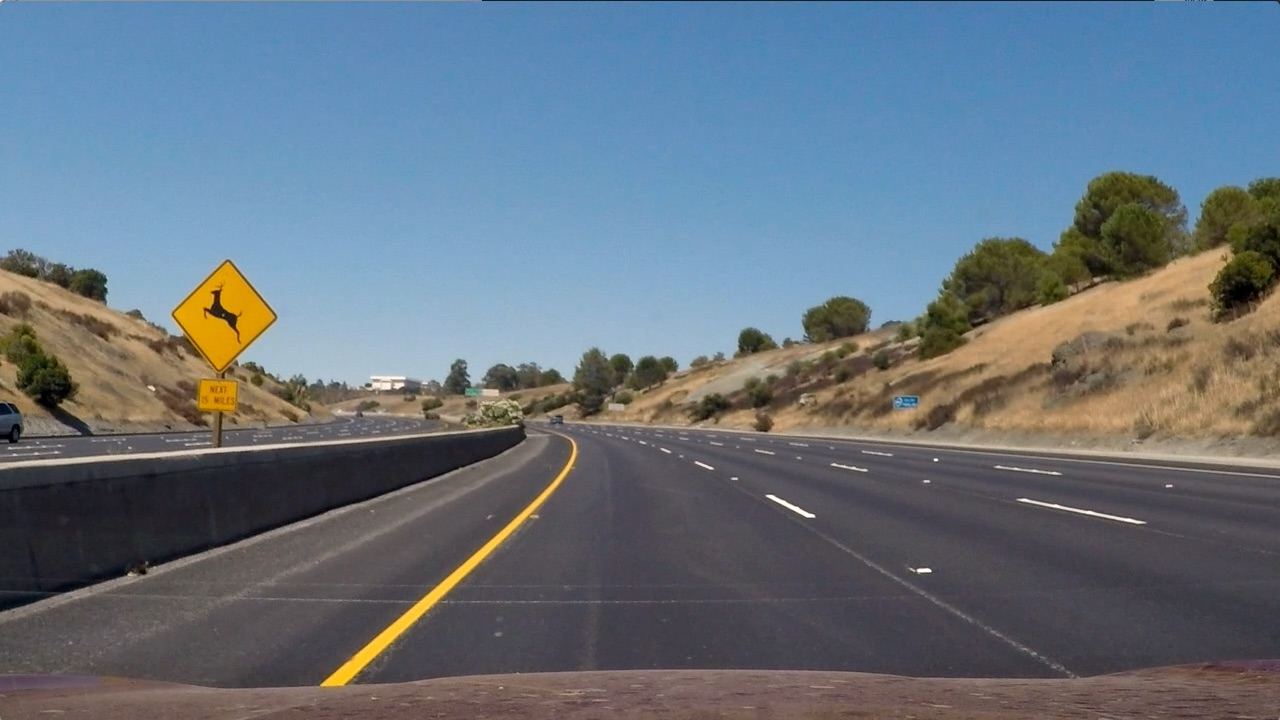
#> input picture project5/test_images/test2.jpg, 1280 x 720 px, given in place of test1.jpg, which was not available
$ jupyter execute --allow-errors Vehicle-Detection-and-Tracking.ipynb   (older library calls are emulated)   (text cells are left out)
#> lines starting #> are read from the running program, lines starting #| are printed output that depends on the picture; pictures that were not available may be replaced by others from this repository, and a replacement may not be noted
[cell 1]
import glob
import numpy as np

import cv2
import matplotlib.pyplot as plt

from skimage.feature import hog

#> (the rest of this cell did not finish here and is left out)

[cell 2]
# Load car and non-car image sets
cars = glob.glob('./dataset/vehicles/*/*.png')
notcar = glob.glob('./dataset/non-vehicles/*/*/*.png')

[cell 3]
# Test showing samples number of dataset
print("Cars:", len(cars))
print("Not cars:", len(notcar))

#> (a cell that did not finish here is left out)

[cell 5]
def get_hog_features(img, color_space='YUV'):
    # Call with two outputs if vis==True
    if color_space != 'RGB':
        if color_space == 'HSV':
            feature_image = cv2.cvtColor(img, cv2.COLOR_RGB2HSV)
        elif color_space == 'LUV':
            feature_image = cv2.cvtColor(img, cv2.COLOR_RGB2LUV)
        elif color_space == 'Lab':
            feature_image = cv2.cvtColor(img, cv2.COLOR_RGB2Lab)
        elif color_space == 'HLS':
            feature_image = cv2.cvtColor(img, cv2.COLOR_RGB2HLS)
        elif color_space == 'YUV':
            feature_image = cv2.cvtColor(img, cv2.COLOR_RGB2YUV)
        elif color_space == 'YCrCb':
            feature_image = cv2.cvtColor(img, cv2.COLOR_RGB2YCrCb)
    hog = cv2.HOGDescriptor((64,64), (16,16), (8,8), (8,8), 9)

    return np.ravel(hog.compute(feature_image))

[cell 6]
def extract_features(imgs, color_space='RGB', size = (64,64)):
    # Create a list to append feature vectors to
    features = []
    # Iterate through the list of images
    hog = cv2.HOGDescriptor((64,64), (16,16), (8,8), (8,8), 9)
    for img in imgs:
        img = cv2.imread(img)
        if size != (64,64):
            img = cv2.resize(img, size)
        if color_space != 'RGB':
            if color_space == 'HSV':
                feature_image = cv2.cvtColor(img, cv2.COLOR_RGB2HSV)
            elif color_space == 'LUV':
                feature_image = cv2.cvtColor(img, cv2.COLOR_RGB2LUV)
            elif color_space == 'Lab':
                feature_image = cv2.cvtColor(img, cv2.COLOR_RGB2Lab)
            elif color_space == 'HLS':
                feature_image = cv2.cvtColor(img, cv2.COLOR_RGB2HLS)
            elif color_space == 'YUV':
                feature_image = cv2.cvtColor(img, cv2.COLOR_RGB2YUV)
            elif color_space == 'YCrCb':
                feature_image = cv2.cvtColor(img, cv2.COLOR_RGB2YCrCb)
        else: feature_image = np.copy(img)

        hog_features = np.ravel(hog.compute(feature_image))
        features.append(hog_features)
    # Return list of feature vectors
    return features

[cell 7]
# Build the datasets
car_features = extract_features(cars, color_space='YUV')
notcar_features = extract_features(notcar, color_space='YUV')

[cell 8]
print("Car features:", len(car_features))
print("Not car features:", len(notcar_features))

[cell 9]
# Input array
X = np.vstack((car_features, notcar_features)).astype(np.float64)

# Standardize features
#> (the rest of this cell did not finish here and is left out)

[cell 10]
# Labels Array
y = np.hstack((np.ones(len(car_features)), np.zeros(len(notcar_features))))

# Split data to training set and test set
#> (the rest of this cell did not finish here and is left out)

#> (a cell that did not finish here is left out)

#> (a cell that did not finish here is left out)

#> (a cell that did not finish here is left out)

#> (a cell that did not finish here is left out)

[cell 15]
def slide_window(img, x_start_stop=[None, None], y_start_stop=[None, None],
                    xy_window=(64, 64), xy_overlap=(0.75, 0.75)):
    # If x and/or y start/stop positions not defined, set to image size
    if x_start_stop[0] == None:
        x_start_stop[0] = 0
    if x_start_stop[1] == None:
        x_start_stop[1] = img.shape[1]
    if y_start_stop[0] == None:
        y_start_stop[0] = 0
    if y_start_stop[1] == None:
        y_start_stop[1] = img.shape[0]

    # Compute the span of the region to be searched
    xspan = x_start_stop[1] - x_start_stop[0]
    yspan = y_start_stop[1] - y_start_stop[0]

    # Compute the number of pixels per step in x/y
    nx_pix_per_step = np.int(xy_window[0]*(1 - xy_overlap[0]))
    ny_pix_per_step = np.int(xy_window[1]*(1 - xy_overlap[1]))

    # Compute the number of windows in x/y
    nx_windows = np.int(xspan/nx_pix_per_step)
    ny_windows = np.int(yspan/ny_pix_per_step)

    # Initialize a list to append window positions to
    window_list = []

    # Loop through finding x and y window positions
    # Note: you could vectorize this step, but in practice
    # you'll be considering windows one by one with your
    # classifier, so looping makes sense
    for ys in range(ny_windows):
        for xs in range(nx_windows):
            # Calculate window position
            startx = xs*nx_pix_per_step + x_start_stop[0]
            endx = (xs+1)*nx_pix_per_step + x_start_stop[0]
            starty = ys*ny_pix_per_step + y_start_stop[0]
            endy = (ys+1)*ny_pix_per_step + y_start_stop[0]

            # Append window position to list
            window_list.append(((startx, starty), (endx, endy)))

    # Return the list of windows
    return window_list

[cell 16]
# [7 lines left out: function draw_boxes, not called in this run]

[cell 17]
# [46 lines left out: function image_process, not called in this run]

#> (a cell that did not finish here is left out)

[cell 19]
import imageio

# Run this download command if necessary
#imageio.plugins.ffmpeg.download()

# Import everything needed to edit/save/watch video clips
from moviepy.editor import VideoFileClip
from IPython.display import HTML

[cell 20]
HTML("""
<video width="960" height="540" controls>
  <source src="{0}">
</video>
""".format("output_videos/project_video_no_filter.mp4"))

[cell 21]
# [9 lines left out: function add_heat, not called in this run]

[cell 22]
# [5 lines left out: function apply_threshold, not called in this run]

[cell 23]
def image_process(image):
    # create an empty list to save all detected window
    detected_window = []
    window_size = 280

    count = 0
    while (window_size<image.shape[0]):
        # Restricted area of sliding window is from 400px to 680px in width
        windows = slide_window(image, x_start_stop=[None, None], y_start_stop=[400, 680],
                            xy_window=(window_size, window_size), xy_overlap=(0.8, 0.8))
        for window in windows:
            features = []
            current = cv2.resize((image[window[0][1]: window[1][1], window[0][0]: window[1][0]]),(64,64))
            # List of cspace: HSV, LUV, Lab, HLS, YUV, YCrCb
            # YUV + Lab + YCrCb are the best
            hog_features = get_hog_features(current,color_space='YUV')

            scaled_features = X_scaler.transform([hog_features])
            if (current.shape[0]>0):
                # If our trained model detects a car on it
                if classifier.predict_proba(scaled_features.reshape(1,-1))[0][1] > 0.99:
                    detected_window.append(window)
            count += 1

        # Increase the window size, window size too small can increase the number of image must to be detected
        # then increase the risk, too.
        window_size += 20
    result = np.copy(image)

    mask = np.zeros_like(image)

    # Draw all of the detected_window on a mask image
    mask = draw_boxes(mask, bboxes=detected_window, thick=-1)

    heat = np.zeros_like(image[:,:,0]).astype(np.float)
    # Add heat to each box in box list
    heat = add_heat(heat, detected_window)
    # Apply threshold to help remove false positives
    heat = apply_threshold(heat,1)
    # Visualize the heatmap when displaying
    heatmap = np.clip(heat, 0, 255)

    # Find contours based on the mask image
    im2, contours, hierarchy = cv2.findContours(mask[:,:,1].astype('uint8'),cv2.RETR_TREE,cv2.CHAIN_APPROX_SIMPLE)

    for cnt in contours:
        # Get the coordinates of a bounding rect for each contour
        x,y,w,h = cv2.boundingRect(cnt)

        # Draw the bounding rectangles on the result image
        cv2.rectangle(result, (x, y), (x + w, y + h), (0,255,0), 6)
        M = cv2.moments(cnt)

    return result, mask, heat

[cell 24]
path = "test_images/test1.jpg"

image = cv2.imread(path)
#> image is the input picture: shape (720, 1280, 3); mean B, G, R 125.5, 114.6, 102.8
image = cv2.cvtColor(image, cv2.COLOR_BGR2RGB)
#> after the loop in image_process, `while (window_size<image.shape[0]):`:
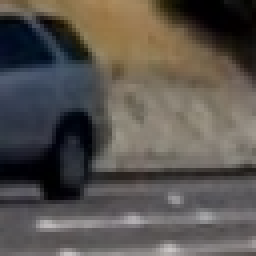
#> current: shape (64, 64, 3) (shown 4 times larger); mean R, G, B 88.9, 84, 79.1
#> after the loop in image_process, `while (window_size<image.shape[0]):`: count = 0; detected_window = []; window_size = 280

# Apply algorithm
#> (the rest of this cell did not finish here and is left out)

#> (a cell that did not finish here is left out)

[cell 26]
test_img = plt.imread("sample_heat.png")
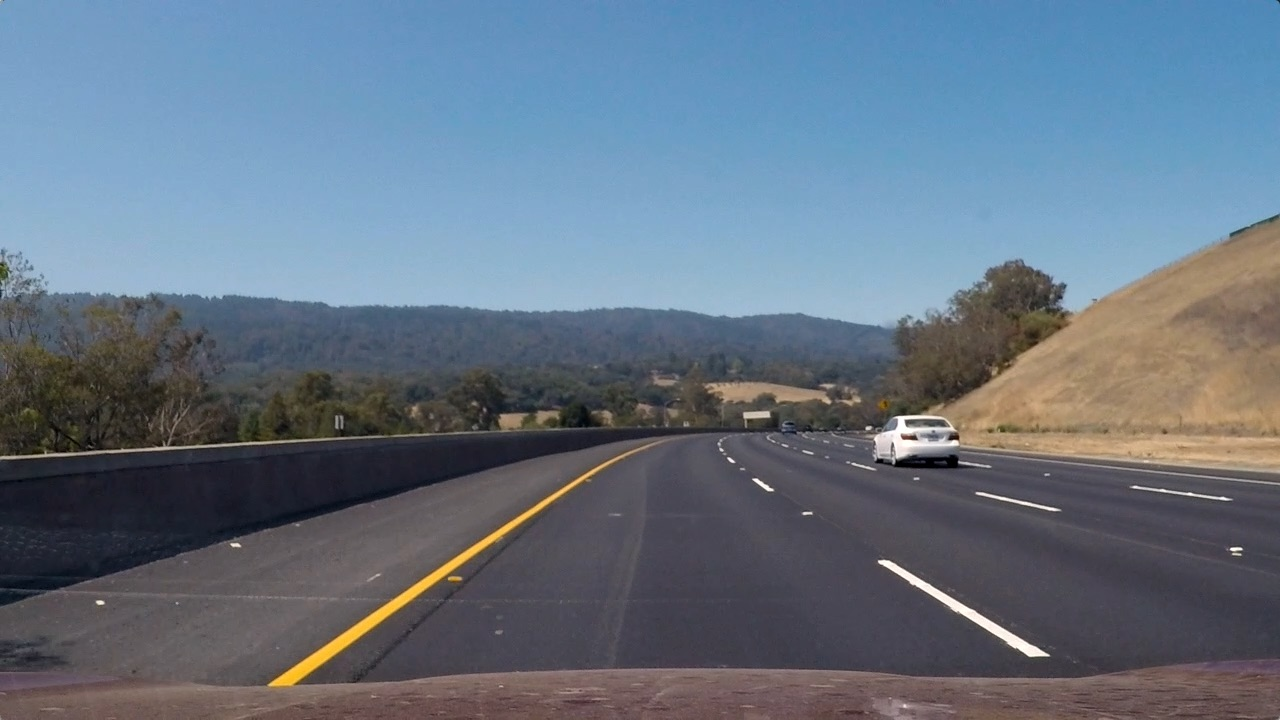
#> input picture project5/test_images/test3.jpg, 1280 x 720 px, given in place of sample_heat.png, which was not available
#> test_img is the input picture: shape (720, 1280, 3); mean R, G, B 101.1, 115.3, 130.7
plt.imshow(test_img)
#> (this line was passed over: IPython is not available in this run)
plt.show()

[cell 27]
copy_testimg = np.copy(test_img)

thresholds = 0.4
copy_testimg[copy_testimg<thresholds] = 0

[cell 28]
plt.imshow(copy_testimg)
#> (this line was passed over: IPython is not available in this run)
plt.show()

[cell 29]
def image_process(image):
    # create an empty list to save all detected window
    detected_window = []
    window_size = 280

    count = 0
    while (window_size<image.shape[0]):
        # Restricted area of sliding window is from 400px to 680px in width
        windows = slide_window(image, x_start_stop=[None, None], y_start_stop=[400, 680],
                            xy_window=(window_size, window_size), xy_overlap=(0.8, 0.8))
        for window in windows:
            features = []
            current = cv2.resize((image[window[0][1]: window[1][1], window[0][0]: window[1][0]]),(64,64))
            # List of cspace: HSV, LUV, Lab, HLS, YUV, YCrCb
            # YUV + Lab + YCrCb are the best
            hog_features = get_hog_features(current,color_space='YUV')

            scaled_features = X_scaler.transform([hog_features])
            if (current.shape[0]>0):
                # If our trained model detects a car on it
                if classifier.predict_proba(scaled_features.reshape(1,-1))[0][1] > 0.99:
                    detected_window.append(window)
            count += 1

        # Increase the window size, window size too small can increase the number of image must to be detected
        # then increase the risk, too.
        window_size += 20
#> after the loop, count = 0; detected_window = []; window_size = 280
    result = np.copy(image)

    mask = np.zeros_like(image)

    # Draw all of the detected_window on a mask image
#     mask = draw_boxes(mask, bboxes=detected_window, thick=-1)

    heat = np.zeros_like(image[:,:,0]).astype(np.float)
    # Add heat to each box in box list
    heat = add_heat(heat, detected_window)
    # Apply threshold to help remove false positives
    heat = apply_threshold(heat,1)
    # Visualize the heatmap when displaying
    heatmap = np.clip(heat, 0, 255)

    # Adding thresholds
    # thresholds = 3
    thresholds = 4
    heat_copy = np.copy(heat)

    heat_copy[heat_copy<thresholds] = 0
    heat_copy[heat_copy>=thresholds] = 255
    # Create new mask image
    mask[:,:,0] = 0
    mask[:,:,1] = heat_copy
    mask[:,:,2] = 0

    # heat with new thresholds
    heat[heat<thresholds] = 0

    # Find contours based on the mask image
    im2, contours, hierarchy = cv2.findContours(mask[:,:,1].astype('uint8'),cv2.RETR_TREE,cv2.CHAIN_APPROX_SIMPLE)

    for cnt in contours:
        # Get the coordinates of a bounding rect for each contour
        x,y,w,h = cv2.boundingRect(cnt)

        # Draw the bounding rectangles on the result image
        cv2.rectangle(result, (x-10, y-10), (x + w+10, y + h+10), (0,255,0), 6)
        M = cv2.moments(cnt)

    return result, mask, heat

[cell 30]
path = "test_images/test1.jpg"

image = cv2.imread(path)
image = cv2.cvtColor(image, cv2.COLOR_BGR2RGB)

# Apply algorithm
#> (the rest of this cell did not finish here and is left out)

[cell 31]
# Change the filename to run with another files
filename = "project_video.mp4"
#> filename = 'project_video.mp4'
vid_path = "./"+filename
#> vid_path = './project_video.mp4'

[cell 32]
# Capture this video
cap = cv2.VideoCapture(vid_path)

# Get height, width and FPS (frames per second) of video
vid_height = cap.get(cv2.CAP_PROP_FRAME_HEIGHT)
#> vid_height = 720
vid_width = cap.get(cv2.CAP_PROP_FRAME_WIDTH)
#> vid_width = 1280
vid_fps = cap.get(cv2.CAP_PROP_FPS)
#> vid_fps = 25
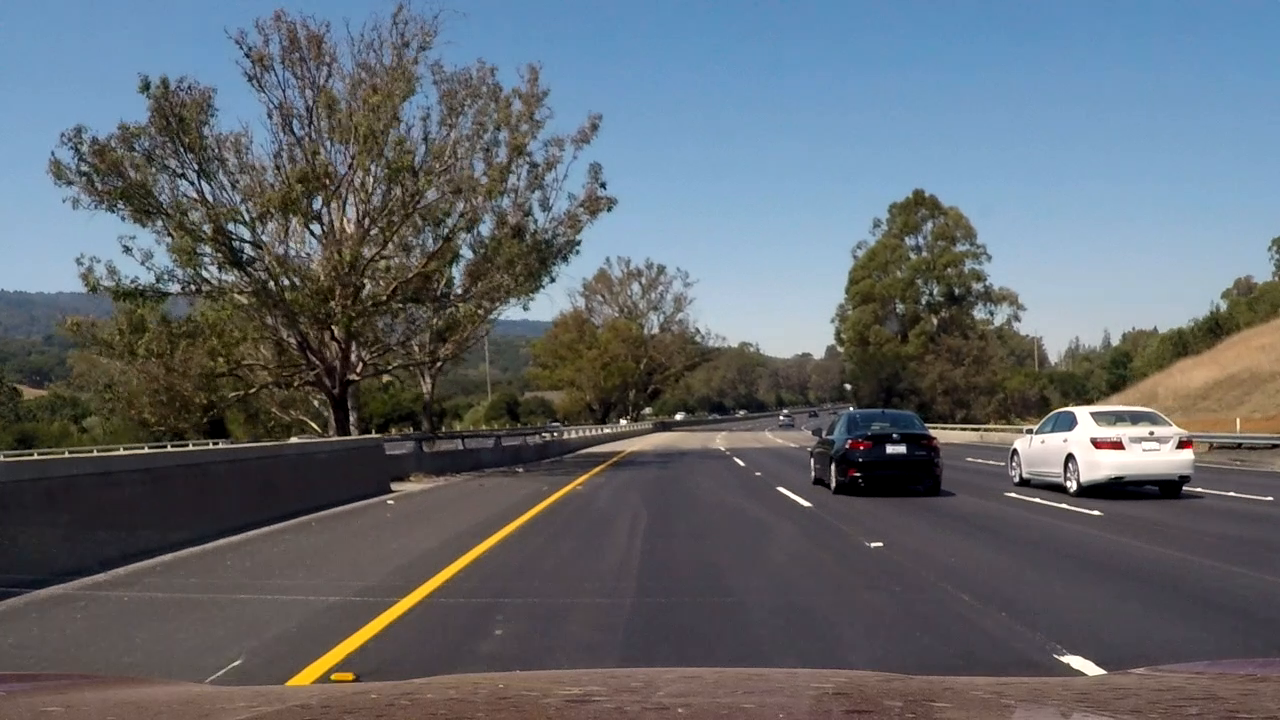
#> input picture frame 3 of project5/test_video.mp4, 1280 x 720 px, given in place of project_video.mp4, which was not available
#> further down, image_test is the input picture: shape (720, 1280, 3); mean B, G, R 109.8, 103.2, 97.2
#> after the loop in image_process, `while (window_size<image.shape[0]):`:
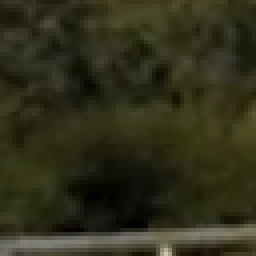
#> current: shape (64, 64, 3) (shown 4 times larger); mean B, G, R 26.7, 47.1, 47.6
#> after the loop in image_process, `while (window_size<image.shape[0]):`: count = 0; window_size = 280

[cell 33]
# Choose another values of fourcc like H264, XVID etc. to save the video output as you want
# fourcc = cv2.VideoWriter_fourcc(*'X264')
fourcc = cv2.VideoWriter_fourcc(*'MP4V')

[cell 34]
# Define a parameter to write output video
out = cv2.VideoWriter('output_videos/'+filename, fourcc, vid_fps, (int(vid_width), int(vid_height)))

[cell 35]
i = 0;
#> (the rest of this cell did not finish here and is left out)
